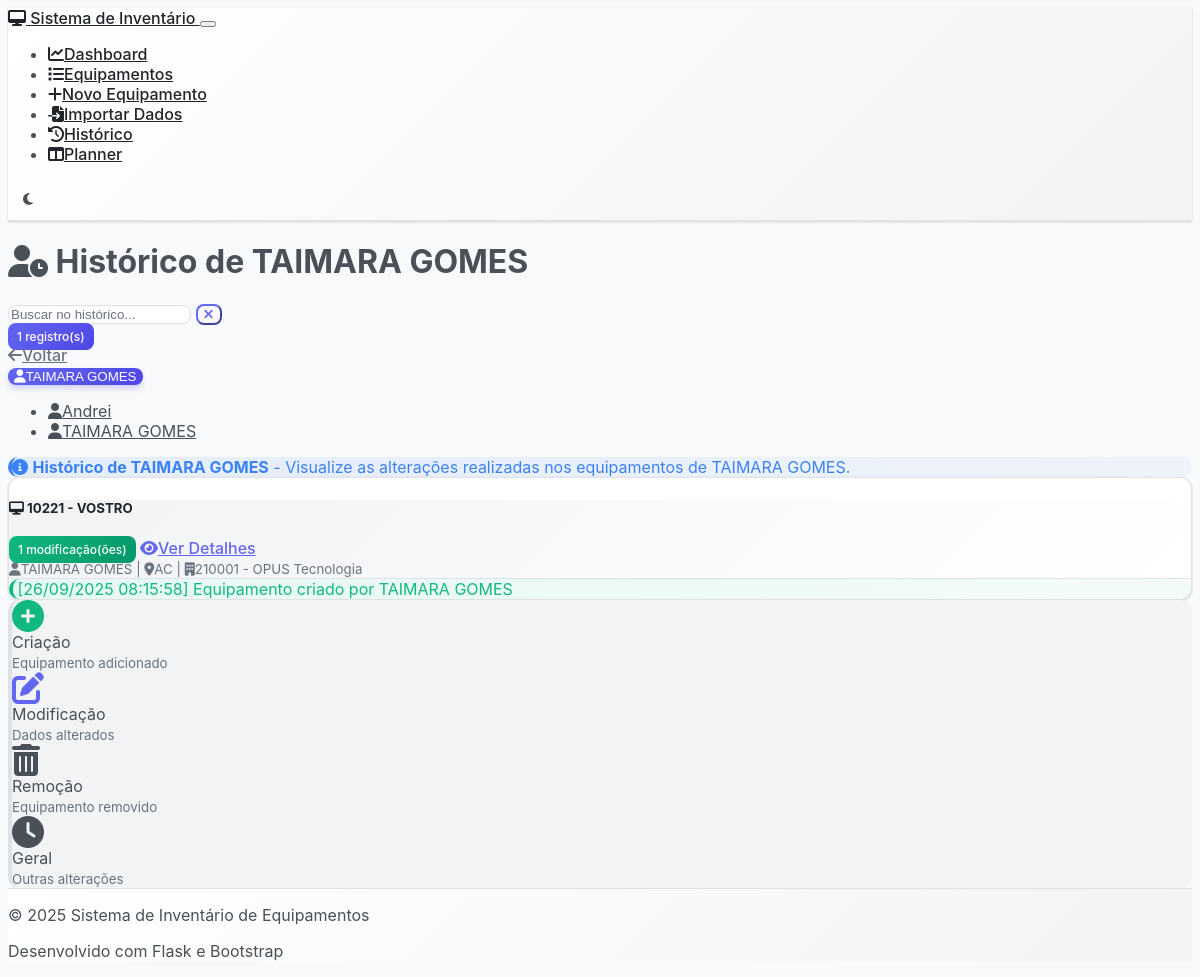
The page /history/profile/TAIMARA GOMES on the database its author committed.
### models.py (models this page shows, shortened)
class Equipment(db.Model):
    __tablename__ = 'equipment'
    id = db.Column(db.Integer, primary_key=True)
    tipo_equipamento = db.Column(db.String(20), nullable=False, default='notebook')  # 'notebook' ou 'celular'
    responsavel = db.Column(db.String(100), nullable=False)
    uf = db.Column(db.String(2), nullable=False)
    centro_custo_id = db.Column(db.Integer, db.ForeignKey('centro_custo.id'), nullable=False)
    cnpj = db.Column(db.Text, nullable=False)  # Mudando para Text para permitir múltiplos CNPJs
    fornecedor = db.Column(db.String(100), nullable=True)  # Novo campo fornecedor
    modelo = db.Column(db.String(100), nullable=False)
    status = db.Column(db.String(50), nullable=False, default='Em uso')
    patrimonio = db.Column(db.String(50), unique=True, nullable=False)
    valor = db.Column(db.Float, nullable=False, default=0.0)
    marca = db.Column(db.String(50), nullable=True)
    processador = db.Column(db.String(100), nullable=True)
    memoria_ram = db.Column(db.String(20), nullable=True)
    hd_ssd = db.Column(db.String(50), nullable=True)
    sistema_operacional = db.Column(db.String(50), nullable=True)
    licenca_microsoft = db.Column(db.String(50), nullable=True)
    antivirus = db.Column(db.Boolean, default=False)
    termo_assinado = db.Column(db.Boolean, default=False)
    milvus_funcionando = db.Column(db.Boolean, default=False)
    imei = db.Column(db.String(20), nullable=True)  # Identificador único do celular
    linha_telefonica = db.Column(db.String(20), nullable=True)  # Número da linha (se houver chip)
    sistema_operacional_celular = db.Column(db.String(20), nullable=True)  # Android/iOS (separado do campo de notebook)
    data_aquisicao = db.Column(db.Date, nullable=True)
    data_baixa = db.Column(db.Date, nullable=True)
    created_at = db.Column(db.DateTime, default=datetime.utcnow)
    updated_at = db.Column(db.DateTime, default=datetime.utcnow, onupdate=datetime.utcnow)
    endereco = db.Column(db.String(200), nullable=True)
    telefone = db.Column(db.String(20), nullable=True)
    email = db.Column(db.String(100), nullable=True)
    link_termos = db.Column(db.String(500), nullable=True)  # Link dos termos assinados
    historico_modificacoes = db.Column(db.Text, nullable=True)  # Histórico de modificações
    senha = db.Column(db.String(255), nullable=True)  # Campo senha
    cc = db.Column(db.String(300), nullable=True)  # Centro de custo texto (legacy field)
    def get_history(self):
        import json
        if not self.historico_modificacoes:
            return []
        try:
            historico = json.loads(self.historico_modificacoes)
            if isinstance(historico, list):
                return historico
            else:
                return [str(historico)]
        except:
            return [str(self.historico_modificacoes)]  # Fallback for non-JSON data

### routes.py (the view)
@app.route('/history/profile/<profile_name>')
def history_by_profile(profile_name):
    equipment_list = Equipment.query.filter_by(responsavel=profile_name).all()
    equipment_with_history = [eq for eq in equipment_list if eq.get_history()]
    total_entries = sum(len(eq.get_history()) for eq in equipment_with_history)
    all_equipment = Equipment.query.all()
    equipment_with_any_history = [eq for eq in all_equipment if eq.get_history()]
    profiles = list(set([eq.responsavel for eq in equipment_with_any_history]))
    profiles.sort()
    return render_template('history_log.html',
                         equipment_list=equipment_with_history,
                         total_entries=total_entries,
                         profiles=profiles,
                         current_profile=profile_name)

### templates/history_log.html (shortened to what this page needs)
{% extends "base.html" %}
{% block content %}
<div class="row">
    <div class="col-12">
        <div class="d-flex justify-content-between align-items-center mb-4">
            <h1>
                <i class="fas fa-user-clock me-2"></i>
                {% if current_profile %}Histórico de {{ current_profile }}{% else %}Histórico por Usuário{% endif %}
            </h1>
            <div>
                {% if current_profile %}
                    <div class="input-group" style="width: 300px;">
                        <input type="text" class="form-control" id="historySearch" placeholder="Buscar no histórico...">
                        <button class="btn btn-outline-primary" type="button" id="clearSearch">
                            <i class="fas fa-times"></i>
                        </button>
                    </div>
                {% endif %}
                {% if total_entries %}
                    <span class="badge bg-primary fs-6 ms-2">{{ total_entries }} registro(s)</span>
                {% endif %}
            </div>
        </div>
    </div>
</div>
{% if show_profile_selection %}
<div class="row">
    <div class="col-12">
        <div class="card">
            <div class="card-header">
                <h5 class="card-title mb-0">
                    <i class="fas fa-users me-2"></i>
                    Selecione um usuário para ver o histórico
                </h5>
            </div>
            <div class="card-body">
                {% if profiles %}
                    <div class="row">
                        {% for profile in profiles %}
                        <div class="col-md-4 col-lg-3 mb-3">
                            <a href="{{ url_for('history_by_profile', profile_name=profile) }}"
                               class="card text-decoration-none h-100">
                                <div class="card-body text-center">
                                    <i class="fas fa-user fa-2x text-primary mb-3"></i>
                                    <h6 class="card-title">{{ profile }}</h6>
                                    <small class="text-muted">
                                        {% set user_equipment = [] %}
                                        {% for eq in equipment if eq.responsavel == profile and eq.get_history() %}
                                        {% endfor %}
                                        Ver histórico
                                    </small>
                                </div>
                            </a>
                        </div>
                        {% endfor %}
                    </div>
                {% else %}
                    <div class="text-center py-4">
                        <i class="fas fa-user-times fa-3x text-muted mb-3"></i>
                        <h5 class="text-muted">Nenhum usuário com histórico encontrado</h5>
                        <p class="text-muted">Ainda não há usuários com modificações registradas no sistema.</p>
                    </div>
                {% endif %}
            </div>
        </div>
    </div>
</div>
{% else %}
{% if profiles %}
<div class="row">
    <div class="col-12">
        <nav class="mb-4">
            <div class="d-flex align-items-center">
                <a href="{{ url_for('history_log') }}" class="btn btn-outline-secondary me-3">
                    <i class="fas fa-arrow-left me-1"></i>Voltar
                </a>
                <div class="dropdown">
                    <button class="btn btn-primary dropdown-toggle" type="button" data-bs-toggle="dropdown">
                        <i class="fas fa-user me-2"></i>{{ current_profile }}
                    </button>
                    <ul class="dropdown-menu">
                        {% for profile in profiles %}
                        <li><a class="dropdown-item {% if profile == current_profile %}active{% endif %}"
                               href="{{ url_for('history_by_profile', profile_name=profile) }}">
                            <i class="fas fa-user me-2"></i>{{ profile }}
                        </a></li>
                        {% endfor %}
                    </ul>
                </div>
            </div>
        </nav>
    </div>
</div>
{% endif %}
<div class="row">
    <div class="col-12">
        {% if equipment_list %}
            <div class="alert alert-info mb-4">
                <i class="fas fa-info-circle me-2"></i>
                <strong>Histórico de {{ current_profile }}</strong>
                - Visualize as alterações realizadas nos equipamentos de {{ current_profile }}.
            </div>
            {% for equipment in equipment_list %}
                {% if equipment.get_history() %}
                <div class="card mb-4">
                    <div class="card-header">
                        <div class="d-flex justify-content-between align-items-center">
                            <h5 class="mb-0">
                                <i class="fas fa-desktop me-2"></i>
                                <strong>{{ equipment.patrimonio }}</strong> - {{ equipment.modelo }}
                            </h5>
                            <div>
                                <span class="badge bg-success">{{ equipment.get_history()|length }} modificação(ões)</span>
                                <a href="{{ url_for('equipment_detail', id=equipment.id) }}" class="btn btn-sm btn-outline-primary ms-2">
                                    <i class="fas fa-eye me-1"></i>Ver Detalhes
                                </a>
                            </div>
                        </div>
                        <small class="text-muted">
                            <i class="fas fa-user me-1"></i>{{ equipment.responsavel }} |
                            <i class="fas fa-map-marker-alt me-1"></i>{{ equipment.uf }} |
                            <i class="fas fa-building me-1"></i>{{ equipment.cc }}
                        </small>
                    </div>
                    <div class="card-body">
                        <div class="timeline">
                            {% for entry in equipment.get_history()[::-1] %}
                            <div class="timeline-item mb-3">
                                <div class="alert
                                    {% if 'criado' in entry %}alert-success
                                    {% elif 'atualizado' in entry %}alert-primary
                                    {% elif 'removido' in entry %}alert-danger
                                    {% else %}alert-info{% endif %} mb-0">
                                    <div class="d-flex align-items-center">
                                        <span>{{ entry }}</span>
                                    </div>
                                </div>
                            </div>
                            {% endfor %}
                        </div>
                    </div>
                </div>
                {% endif %}
            {% endfor %}
        {% endif %}
    </div>
</div>
{% endif %}
{% if equipment_list %}
<div class="row mt-4">
    <div class="col-12">
        <div class="alert alert-light">
            <div class="row text-center">
                <div class="col-md-3">
                    <div class="d-flex align-items-center justify-content-center">
                        <i class="fas fa-plus-circle text-success fa-2x me-2"></i>
                        <div>
                            <div class="fw-bold">Criação</div>
                            <small class="text-muted">Equipamento adicionado</small>
                        </div>
                    </div>
                </div>
                <div class="col-md-3">
                    <div class="d-flex align-items-center justify-content-center">
                        <i class="fas fa-edit text-primary fa-2x me-2"></i>
                        <div>
                            <div class="fw-bold">Modificação</div>
                            <small class="text-muted">Dados alterados</small>
                        </div>
                    </div>
                </div>
                <div class="col-md-3">
                    <div class="d-flex align-items-center justify-content-center">
                        <i class="fas fa-trash-alt text-danger fa-2x me-2"></i>
                        <div>
                            <div class="fw-bold">Remoção</div>
                            <small class="text-muted">Equipamento removido</small>
                        </div>
                    </div>
                </div>
                <div class="col-md-3">
                    <div class="d-flex align-items-center justify-content-center">
                        <i class="fas fa-clock text-info fa-2x me-2"></i>
                        <div>
                            <div class="fw-bold">Geral</div>
                            <small class="text-muted">Outras alterações</small>
                        </div>
                    </div>
                </div>
            </div>
        </div>
    </div>
</div>
{% endif %}
{% endblock %}

### static/css/custom.css (style rules this page uses)
.card { border: none; box-shadow: 0 2px 4px rgba(0, 0, 0, 0.1); transition: all 0.3s ease; }
.badge { font-size: 0.75em; padding: 0.5em 0.75em; }
[data-bs-theme="dark"] .card { background-color: var(--bs-gray-900); border: 1px solid var(--bs-gray-700); }
:root { --bs-success: #0043a6; --bs-success-rgb: 92, 171, 255; }

### rows shown on the page
Equipment: responsavel "TAIMARA GOMES", patrimonio "10221", modelo "VOSTRO", get_history|length "1", uf "AC", cc "210001 - OPUS Tecnologia", 1 "[26/09/2025 08:15:58] Equipamento criado por TAIMARA GOMES"
Equipment: responsavel "Andrei"

### other values the page prints
{{ total_entries }} "1"
